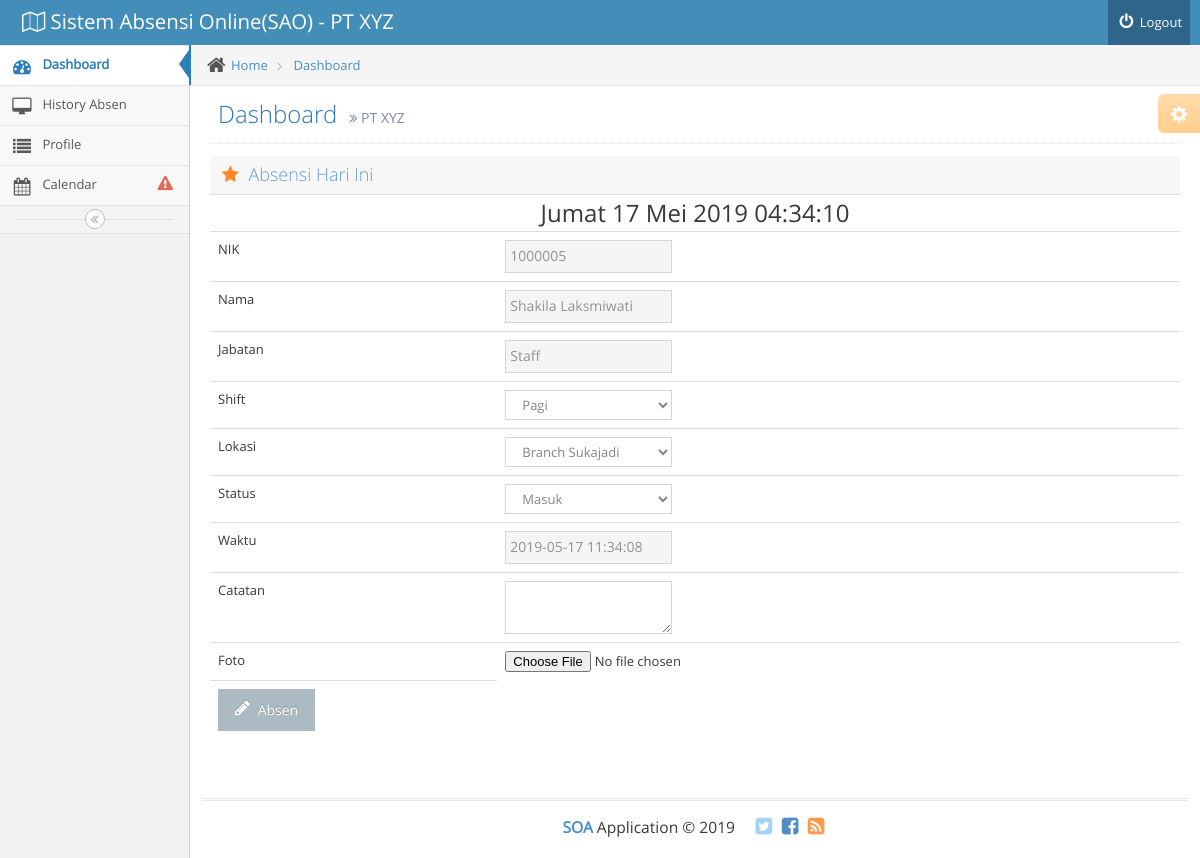
The page /staff/index.php (signed in) on the database its author committed.
### tables this page shows
CREATE TABLE `karyawan` (
  `nik` int(7) NOT NULL,
  `nama` varchar(50) NOT NULL,
  `jenis_kelamin` varchar(50) NOT NULL,
  `join_date` date NOT NULL,
  `tempat_lahir` varchar(50) NOT NULL,
  `tanggal_lahir` date NOT NULL,
  `id_department` int(7) NOT NULL,
  `alamat` varchar(50) NOT NULL,
  `jabatan` varchar(50) NOT NULL,
  `level` varchar(50) NOT NULL,
  `password` varchar(50) NOT NULL
);

### staff/index.php (the view, shortened to what this page needs)
<!DOCTYPE html>
<html lang="en">
	<head>
		<link rel="stylesheet" href="../assets/css/bootstrap.min.css" />
		<link rel="stylesheet" href="../assets/font-awesome/4.5.0/css/font-awesome.min.css" />
		<link rel="stylesheet" href="../assets/css/ace.min.css" class="ace-main-stylesheet" id="main-ace-style" />
		<link rel="stylesheet" href="../assets/css/ace-skins.min.css" />
		<link rel="stylesheet" href="../assets/css/ace-rtl.min.css" />
	</head>
	<body class="no-skin">
		<div id="navbar" class="navbar navbar-default          ace-save-state">
			<div class="navbar-container ace-save-state" id="navbar-container">
				<div class="navbar-header pull-left">
					<a href="index.php" class="navbar-brand">
						<small>
							<i class="ace-icon fa fa-map-o"></i>
							Sistem Absensi Online(SAO) - PT XYZ
						</small>
					</a>
				</div>
				<div class="navbar-buttons navbar-header pull-right" role="navigation">
					<ul class="nav ace-nav">
						<li>
							<a href="logout.php">
								<i class="ace-icon fa fa-power-off"></i>
								Logout
							</a>
						</li>
					</ul>
				</div>
			</div>
		</div>
		<div class="main-container ace-save-state" id="main-container">
			<div id="sidebar" class="sidebar                  responsive                    ace-save-state">
				<ul class="nav nav-list">
					<li class="active">
						<a href="index.php">
							<i class="menu-icon fa fa-tachometer"></i>
							<span class="menu-text"> Dashboard </span>
						</a>
					</li>
					<li class="">
						<a href="history.php">
							<i class="menu-icon fa fa-desktop"></i>
							<span class="menu-text">
								History Absen
							</span>
						</a>
					<li class="">
						<a href="profile.php">
							<i class="menu-icon fa fa-list"></i>
							<span class="menu-text"> Profile </span>
						</a>
					<li class="">
						<a href="calendar.php">
							<i class="menu-icon fa fa-calendar"></i>
							<span class="menu-text">
								Calendar
								<span class="badge badge-transparent tooltip-error" title="See Important Events">
									<i class="ace-icon fa fa-exclamation-triangle red bigger-130"></i>
								</span>
							</span>
						</a>
					</li>
				</ul>
				<div class="sidebar-toggle sidebar-collapse" id="sidebar-collapse">
					<i id="sidebar-toggle-icon" class="ace-icon fa fa-angle-double-left ace-save-state" data-icon1="ace-icon fa fa-angle-double-left" data-icon2="ace-icon fa fa-angle-double-right"></i>
				</div>
			</div>
			<div class="main-content">
				<div class="main-content-inner">
					<div class="breadcrumbs ace-save-state" id="breadcrumbs">
						<ul class="breadcrumb">
							<li>
								<i class="ace-icon fa fa-home home-icon"></i>
								<a href="#">Home</a>
							</li>
							<li>
								<a href="index.php">Dashboard</a>
							</li>
						</ul>
					</div>
					<div class="page-content">
						<div class="ace-settings-container" id="ace-settings-container">
							<div class="btn btn-app btn-xs btn-warning ace-settings-btn" id="ace-settings-btn">
								<i class="ace-icon fa fa-cog bigger-130"></i>
							</div>
						</div>
						<div class="page-header">
							<h1>
								Dashboard
								<small>
									<i class="ace-icon fa fa-angle-double-right"></i>
									PT XYZ
								</small>
							</h1>
						</div>
						<div class="row">
							<div class="col-xs-12">
								<div class="widget-header widget-header-flat">
									<h4 class="widget-title lighter">
										<i class="ace-icon fa fa-star orange"></i>
									Absensi Hari Ini
									</h4>
								</div>
								<div align="center">
<span id="date_time" style="font-size: 24px"></span>
							</div>
							<?php
							include_once("../koneksi.php");
							?>
							<?php
							$nik = $_SESSION['nik'];
							$waktu  = gmdate("Y-m-d H:i:s", time()+60*60*7);
							$result = mysqli_query($koneksi, "SELECT * FROM karyawan LEFT JOIN department ON karyawan.id_department=department.id_department WHERE nik=$nik");
							while($user_data = mysqli_fetch_array($result))
							{
									$nik = $user_data['nik'];
									$nama = $user_data['nama'];
									$jabatan = $user_data['jabatan'];
							}
							?>
							<form name="update" method="POST" action="input_absen.php"enctype="multipart/form-data">
									<table class="table" border="0" >
											<tr>
													<td>NIK</td>
													<td ><input class="col-xs-3" type="text" readonly="readonly" value="<?php echo $nik;?>"></td>
											</tr>
											<tr>
													<td>Nama</td>
													<td><input class="col-xs-3" type="text" readonly="readonly" name="nama" value="<?php echo $nama;?>"></td>
											</tr>
											<tr>
													<td>Jabatan</td>
													<td><input class="col-xs-3" type="text" readonly="readonly" name="join_date" value="<?php echo $jabatan;?>"></td>
											</tr>
											<tr>
													<td>Shift</td>
													<td>
														<select name="shift" class="col-xs-3">
																<option value="1">Pagi</option>
														</select>
													</td>
											</tr>
											<tr>
													<td>Lokasi</td>
													<td>
														<select name="lokasi" class="col-xs-3">
																<option value="1">Branch Sukajadi</option>
														</select>
													</td>
											</tr>
											<tr>
													<td>Status</td>
													<td>
														<select name="status" class="col-xs-3">
																<option value="Masuk">Masuk</option>
														</select>
													</td>
											</tr>
											<tr>
													<td>Waktu</td>
													<td><input class="col-xs-3" type="text" readonly="readonly"  name="waktu" value="<?php echo $waktu;?>"></td>
											</tr>
											<tr>
												 <td>Catatan</td>
												 <td>
													 <textarea class="col-xs-3" type="text" name="catatan" value=""></textarea>
												 </td>
										 </tr>
										 <tr>
												 <td>Foto</td>
												 <td><input type="file" name="foto" value=""></td>
										 </tr>
											<tr>
													<td>
														<button class="btn" name="update">
															<i class="ace-icon fa fa-pencil align-top bigger-125"></i>
															Absen
														</button>
													</td>
											</tr>
									</table>
							</form>
							</div>
						</div>
					</div>
				</div>
			</div>
			<div class="footer">
				<div class="footer-inner">
					<div class="footer-content">
						<span class="bigger-120">
							<span class="blue bolder">SOA</span>
							Application &copy; 2019
						</span>
						<span class="action-buttons">
							<a href="#">
								<i class="ace-icon fa fa-twitter-square light-blue bigger-150"></i>
							</a>
							<a href="#">
								<i class="ace-icon fa fa-facebook-square text-primary bigger-150"></i>
							</a>
							<a href="#">
								<i class="ace-icon fa fa-rss-square orange bigger-150"></i>
							</a>
						</span>
					</div>
				</div>
			</div>
		</div>
	</body>
</html>

### rows shown on the page
karyawan: nik "1000005", nama "Shakila Laksmiwati", join_date "Staff"
